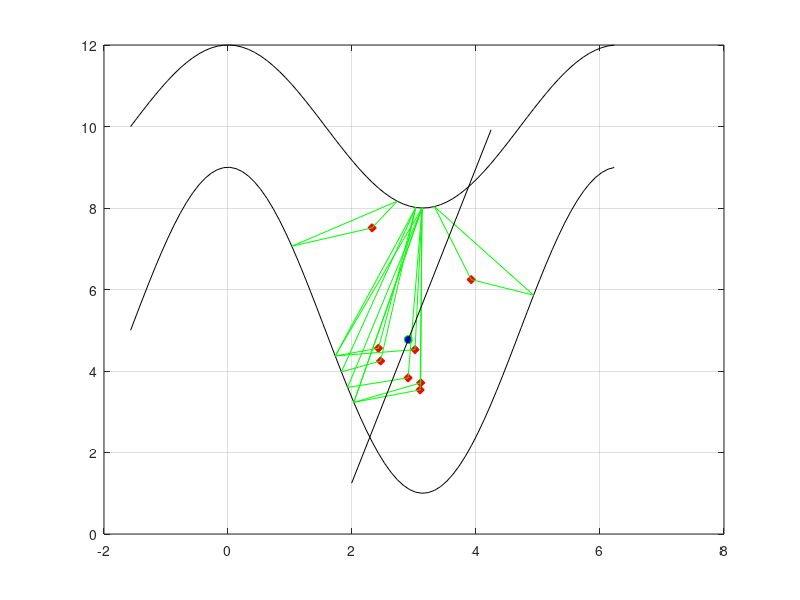

This chart was generated by the following MATLAB code:
function [] =	cortParc_env(varargin)
%
% NAME
%
%  function [] =	cortParc_env()
%
% ARGUMENTS
% INPUT
%
% OPTIONAL
%
% OUTPUTS
%					connect the points of the polygon
%
% DESCRIPTION
%
%	'cortParc_env' constructs the base environment for developing
%	a candidate parcellation algorithm.
%
%	It essentially creates two synthetic surfaces (two simple
%	sinusoidal signals), defines some sample "sulcal" intersections
%	and constructs a "slice".
%
% PRECONDITIONS
%
%	o None
%
% POSTCONDITIONS
%
%	o The cortical parcellation "slice" is returned.
%
% NOTE:
%
% HISTORY
% 04 June 2007
% o Initial design and coding.
%
%

%%%%%%%%%%%%%% 
%%% Nested functions :START
%%%%%%%%%%%%%% 
    function error_exit(	str_action, str_msg, str_ret)
	fprintf(1, '\tFATAL:\n');
	fprintf(1, '\tSorry, some error has occurred.\n');
	fprintf(1, '\tWhile %s,\n', str_action);
	fprintf(1, '\t%s\n', str_msg);
	error(str_ret);
    end

    function vprintf(level, str_msg)
	if verbosity >= level
	    fprintf(1, str_msg);	
	end
    end

    function [af] 	= distance(av_X1, av_X2)
	v_sqdiff 	= (av_X2 - av_X1).^2;
	af 		= sqrt(sum(sum(v_sqdiff)));
    end

    function [av_intersect]	= intersect_find(av_start, aM_curve, ... 
						av_slope, varargin)
	timeout		= 1000;
	i		= 0;
	if length(varargin)
	    timeout	= varargin{1};
	end
	av_intersect	= av_start ./ av_start * -1;
	t		= aM_curve(:, 1);
	ft		= aM_curve(:, 2);
	b_intersect	= 0;
	dt		= t(2) - t(1);
	T		= 0;
	f_dist		= 0.0;
	while ~b_intersect
    	    T 		= T + dt;
    	    v_endPoint	= av_start + T * av_slope;    
     	    gi		= dsearchn(aM_curve, v_endPoint);
    	    v_closest	= aM_curve(gi, :);
    	    f_distance	= distance(v_endPoint, v_closest);
    	    if f_distance < dt
	        b_intersect = 1;
	        f_k	= distance(av_start, v_endPoint) * 1.4;
		av_intersect	= v_closest;
	        v_final	= av_start + f_k*av_slope;  
	        plot( 	[v_meanPxy(:,1), v_final(:,1)] , ...
			[v_meanPxy(:,2), v_final(:,2)], 'k');
    	    end
	    i = i + 1;
	    if i>timeout
		break;
	    end
	end
    end

%%%%%%%%%%%%%% 
%%% Nested functions :END
%%%%%%%%%%%%%% 

t=	-pi/2:0.1:2*pi;

% "Surfaces"
figure(1);
hold off;
%  v_grayWhite	= 4*(cos(t) + 1) + 1;
v_grayWhite	= 2*(cos(t) + 1) + 8;
M_grayWhite	= [t' v_grayWhite'];
plot(t, v_grayWhite, 'k');
grid;
hold on;
%  v_grayCSF	= 2*(cos(t) + 1) + 8;
v_grayCSF	= 4*(cos(t) + 1) + 1;
M_grayCSF	= [t' v_grayCSF'];
plot(t, v_grayCSF, 'k');

% Sulcal Intersections
v_X1	= rand(3,1) + 2.5;
v_Y1	= rand(3,1) + 3.0;
P1	= [v_X1 v_Y1];

v_X2	= rand(5,1)*2 + 2;
v_Y2	= rand(5,1)*4 + 4;
P2	= [v_X2 v_Y2];

v_Pxy	= [P1' P2']';

plot(v_Pxy(:,1), v_Pxy(:,2), 'rd', 'MarkerFaceColor', 'r');

% Find the "mean" point
v_meanPxy	= mean(v_Pxy);
plot(v_meanPxy(:,1), v_meanPxy(:,2), 'go', 'MarkerFaceColor', 'b');

[rows cols]	= size(v_Pxy);
Kwhite		= zeros(rows, 1);	% Indices of closest points on gray/white surface
Kcsf		= zeros(rows, 1);	% Indices of closets points on gray/CSF surface
M_white		= zeros(rows, 2);	% Points on gray/white surface
M_csf		= zeros(rows, 2);	% Points on gray/CSF surface
M_edge		= zeros(rows, 2);	% Matrix of lines (edges) from CSF to white

for p=1:rows
    wi		= dsearchn(M_grayWhite, v_Pxy(p,:));
    Kwhite(p)	= wi;	
    M_white(p,:) = [t(wi), v_grayWhite(wi)];
    plot([v_Pxy(p,1), t(wi)], [v_Pxy(p,2), v_grayWhite(wi)], 'g')
    gi		= dsearchn(M_grayCSF, v_Pxy(p,:));
    Kcsf(p)	= gi;
    M_csf(p,:)	= [t(gi), v_grayCSF(gi)];
    plot([v_Pxy(p,1), t(gi)], [v_Pxy(p,2), v_grayCSF(gi)], 'g')
    plot( [t(wi), t(gi)], [v_grayWhite(wi), v_grayCSF(gi)], 'g')
end

M_edge		= M_csf - M_white;
v_slice		= sum(M_edge) / norm(sum(M_edge));

%
% Now, starting at the "centroid", extend the v_slice line until
% it intersects the outer and inner surfaces
%
intersect_find(v_meanPxy, M_grayCSF, 	v_slice);
intersect_find(v_meanPxy, M_grayWhite, -v_slice);

keyboard

end